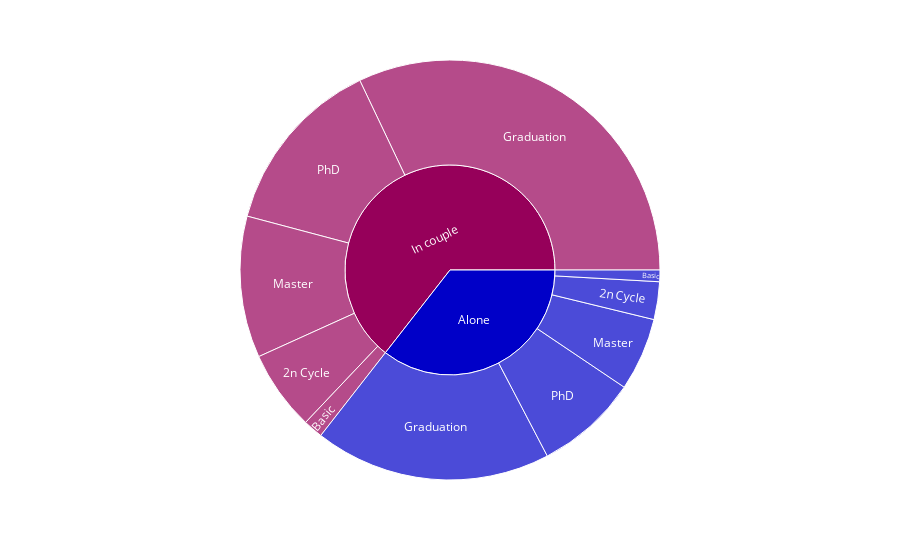

Notebook cell for this chart:
### Code cell
df = dataset[['Education','Marital_Situation']]

fig = px.sunburst(df, path=['Marital_Situation','Education'],color_discrete_sequence=px.colors.sequential.Rainbow)
fig.show()

### Figure 1 — Plotly figure (JSON) as saved in the notebook; plotly's stock layout.template omitted (floating-point values rounded to 4 significant figures)
{"data": [{"branchvalues": "total", "domain": {"x": [0, 1], "y": [0, 1]}, "hovertemplate": "labels=%{label}<br>count=%{value}<br>parent=%{parent}<br>id=%{id}<extra></extra>", "ids": ["Alone/2n Cycle", "In couple/2n Cycle", "Alone/Basic", "In couple/Basic", "Alone/Graduation", "In couple/Graduation", "Alone/Master", "In couple/Master", "Alone/PhD", "In couple/PhD", "Alone", "In couple"], "labels": ["2n Cycle", "2n Cycle", "Basic", "Basic", "Graduation", "Graduation", "Master", "Master", "PhD", "PhD", "Alone", "In couple"], "name": "", "parents": ["Alone", "In couple", "Alone", "In couple", "Alone", "In couple", "Alone", "In couple", "Alone", "In couple", "", ""], "type": "sunburst", "values": [65, 138, 20, 34, 408, 718, 126, 244, 177, 309, 796, 1443]}], "layout": {"legend": {"tracegroupgap": 0}, "margin": {"t": 60}, "sunburstcolorway": ["rgb(150,0,90)", "rgb(0,0,200)", "rgb(0,25,255)", "rgb(0,152,255)", "rgb(44,255,150)", "rgb(151,255,0)", "rgb(255,234,0)", "rgb(255,111,0)", "rgb(255,0,0)"]}}
